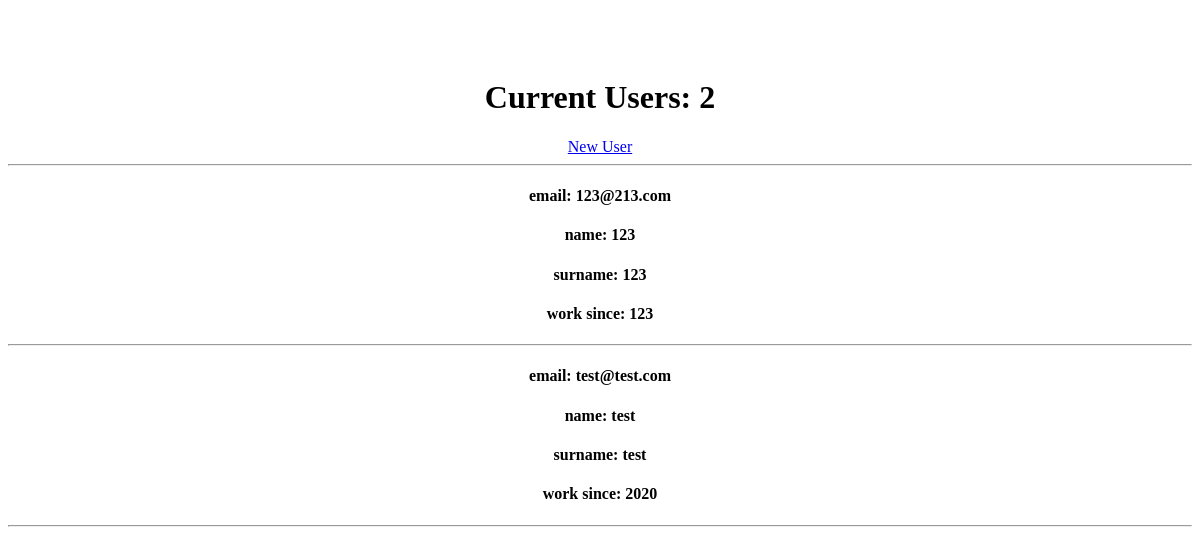
The app's page /, older data.
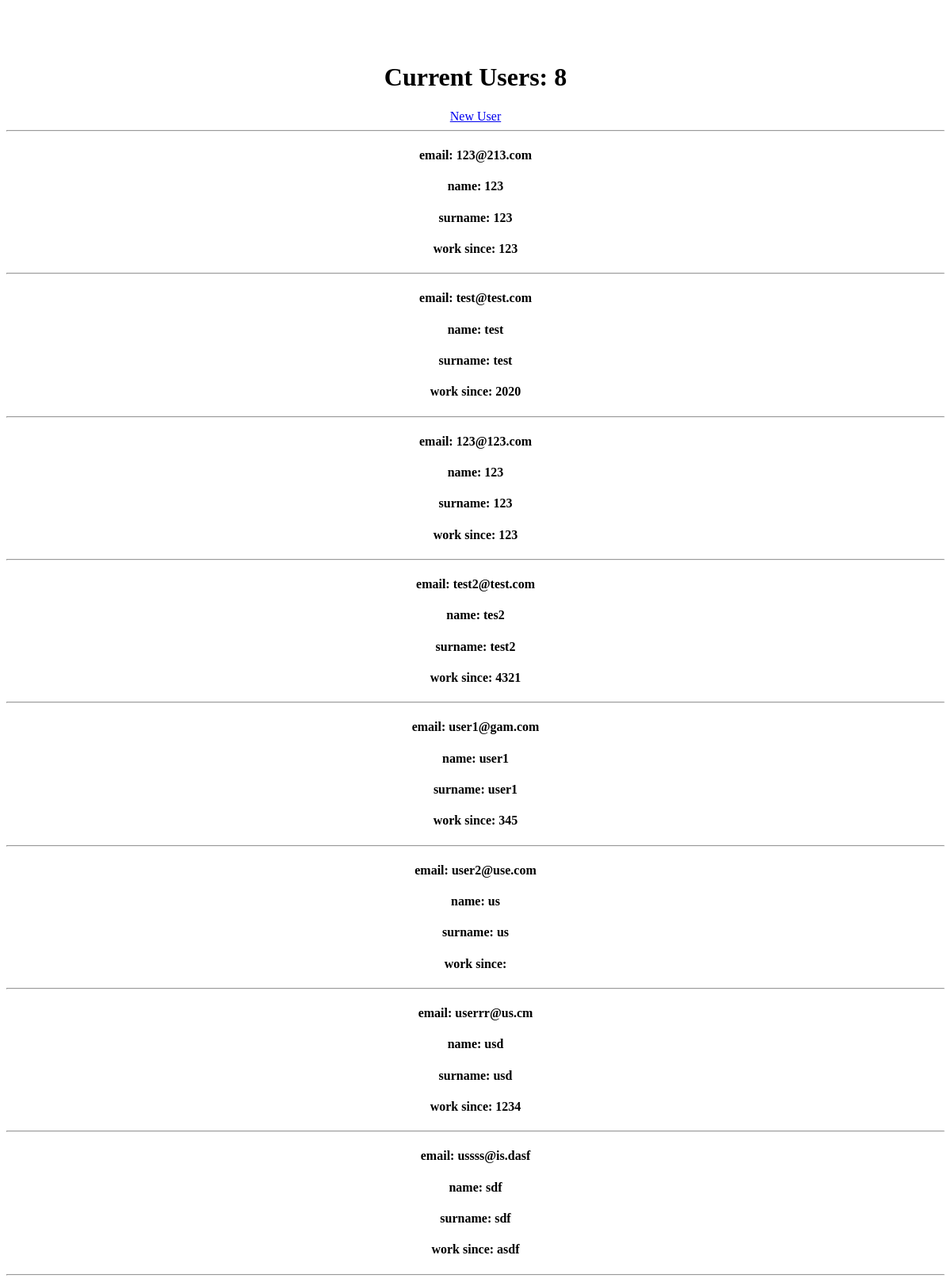
The same page, newer data.
### journal/models.py (models this page shows, shortened)
class CustomUser(AbstractBaseUser):
    name = models.CharField(max_length=15, null=False)
    surname = models.CharField(max_length=15, null=False)
    patronymic = models.CharField(max_length=15, blank=True, null=True)
    email = models.EmailField(unique=True)  # require
    phone_number = models.CharField(max_length=16, blank=True, null=True)
    avatar = models.ImageField(upload_to='user/avatar/', blank=True, null=True)
    objects = CustomUserManager()
    USERNAME_FIELD = 'email'
    REQUIRED_FIELDS = ["name", "surname"]

class Teacher(models.Model):
    user = models.OneToOneField(settings.AUTH_USER_MODEL, on_delete=models.CASCADE)
    working_since = models.CharField(max_length=4, verbose_name="Почав(ла) працювати з")

### journal/views.py (the view)
# urls.py: path('', main, name="main"),
def main(request):
    user_model = get_user_model()
    all_users = user_model.objects.all()
    return render(request, 'journal/main.html', {'all_users': all_users, 'title': "main"})

### journal/templates/journal/main.html
{% extends 'journal/base.html' %}
{% block main %}
<h1>Current Users: {{ all_users|length }}</h1>
<a type="button" href="{% url 'create_new_user' %}">New User</a>
<hr>
{% for user in all_users %}
<h4>email: {{ user.email }}</h4>
<h4>name: {{ user.name }}</h4>
<h4>surname: {{ user.surname }}</h4>
<h4>work since: {{ user.teacher.working_since }}</h4>
<hr>
{% endfor %}
{% endblock %}

### journal/templates/journal/base.html (shortened to what this page needs)
<!DOCTYPE html>
<html lang="en">
<head>
</head>
<body style="text-align: center; padding-top: 50px;">
{% block main %}
{% endblock %}
</body>
</html>

Row changes from the older to the newer data that the page shows:
added CustomUser: email "123@123.com", name "123", surname "123", teacher.working_since "123"
added CustomUser: email "test2@test.com", name "tes2", surname "test2", teacher.working_since "4321"
added CustomUser: email "user1@gam.com", name "user1", surname "user1", teacher.working_since "345"
added CustomUser: email "user2@use.com", name "us", surname "us"
added CustomUser: email "userrr@us.cm", name "usd", surname "usd", teacher.working_since "1234"
added CustomUser: email "ussss@is.dasf", name "sdf", surname "sdf", teacher.working_since "asdf"
Text that changed along with them:
{{ all_users|length }}: "2" → "8"
